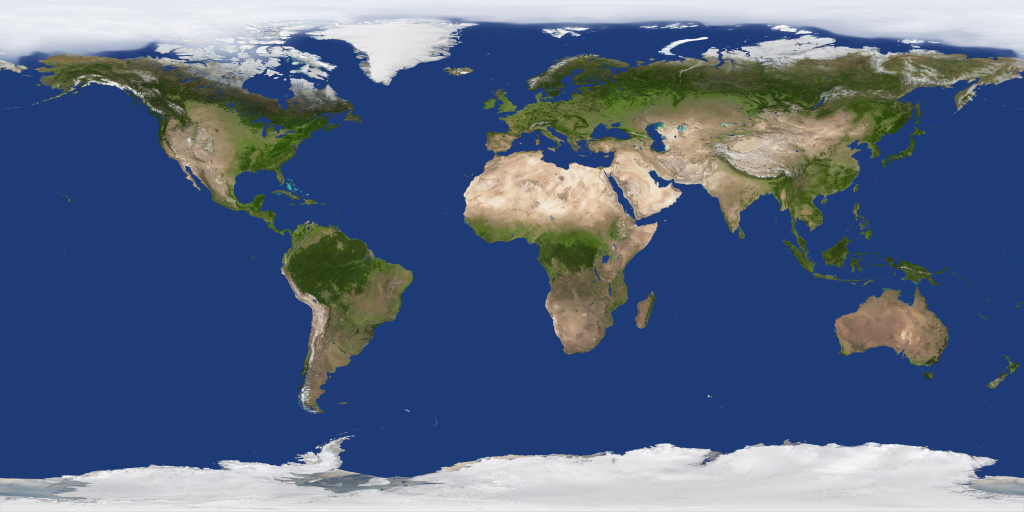
#> input picture tools/almanac/2k_earth_daymap.jpg, 2048 x 1024 px (shown at 1/2 size)
$ python make_texture.py 2k_earth_daymap.jpg earth_day
#> lines starting #> are read from the running program, lines starting #| are printed output that depends on the picture
#!/usr/bin/env python3
# make_texture.py -- equirectangular texture -> TEX1 binary for the Almanac's
# textured globe modes (Earth photo mode, Moon photo mode, Planetarium).
#
# Sources: Solar System Scope textures (CC BY 4.0, NASA-derived imagery)
#   https://www.solarsystemscope.com/textures/
# These are imagery, not measured data: clouds are a static snapshot and
# sunspots are baked in. Orientation math elsewhere in the suite remains
# host-verified; texture files are attributed art. See README.
#
# Pipeline (identical to globe_tuner.html, where these curves were chosen):
#   RGB -> Rec.709 luminance -> v**gamma -> (v-0.5)*contrast + 0.5 + bright
#   -> clamp -> quantize to 8-bit rows.
# Dithering happens ON DEVICE (Floyd-Steinberg, serpentine) so partial
# renders and future modes can re-dither without re-converting.
#
# Format TEX1 (little-endian):
#   0  "TEX1"
#   4  uint16 width
#   6  uint16 height
#   8  width*height bytes, 8-bit luminance, row-major, row 0 = lat +90,
#      col 0 = lon -180 (matches globe.bin conventions)
#
# Usage:
#   python make_texture.py 2k_earth_daymap.jpg earth_day
#   python make_texture.py --all      (expects the 2k_*.jpg files beside it)
#
# Output goes to tex_<name>.bin; copy to SD card root. (The tex_ prefix
# keeps the Moon texture clear of /moon.bin, the IAU features file.)
import sys, os, struct
from PIL import Image
import numpy as np

TW, TH = 1024, 512

# Approved curves -- chosen by eye in globe_tuner.html, 2026-07-15.
# Device dither mode for all bodies: Floyd-Steinberg.
SETTINGS = {
    "moon":         {"gamma": 0.80, "bright": 0.00, "contrast": 3.00},
    "sun":          {"gamma": 0.80, "bright": 0.00, "contrast": 3.00},
    "earth_day":    {"gamma": 0.80, "bright": 0.00, "contrast": 2.40},
    "earth_clouds": {"gamma": 0.80, "bright": 0.00, "contrast": 2.40},
    "earth_night":  {"gamma": 1.21, "bright": 0.50, "contrast": 2.20},
    # Planetarium bodies (untuned yet: neutral until run through the tuner)
    "default":      {"gamma": 1.00, "bright": 0.00, "contrast": 1.00},
}

DEFAULT_FILES = {
    "earth_day":    "2k_earth_daymap.jpg",
    "earth_night":  "2k_earth_nightmap.jpg",
    "earth_clouds": "2k_earth_clouds.jpg",
    "moon":         "2k_moon.jpg",
    "sun":          "2k_sun.jpg",
    # Planetarium bodies -- same Solar System Scope 2K set; tune curves in
    # globe_tuner.html and add entries to SETTINGS when you have favourites.
    "mercury":      "2k_mercury.jpg",
    "venus":        "2k_venus_atmosphere.jpg",
    "mars":         "2k_mars.jpg",
    "jupiter":      "2k_jupiter.jpg",
    "saturn":       "2k_saturn.jpg",
    "uranus":       "2k_uranus.jpg",
    "neptune":      "2k_neptune.jpg",
}

def convert(src, name):
#> called with src = '2k_earth_daymap.jpg', name = 'earth_day'
    s = SETTINGS.get(name, SETTINGS["default"])
    im = Image.open(src).convert("L").resize((TW, TH), Image.LANCZOS)
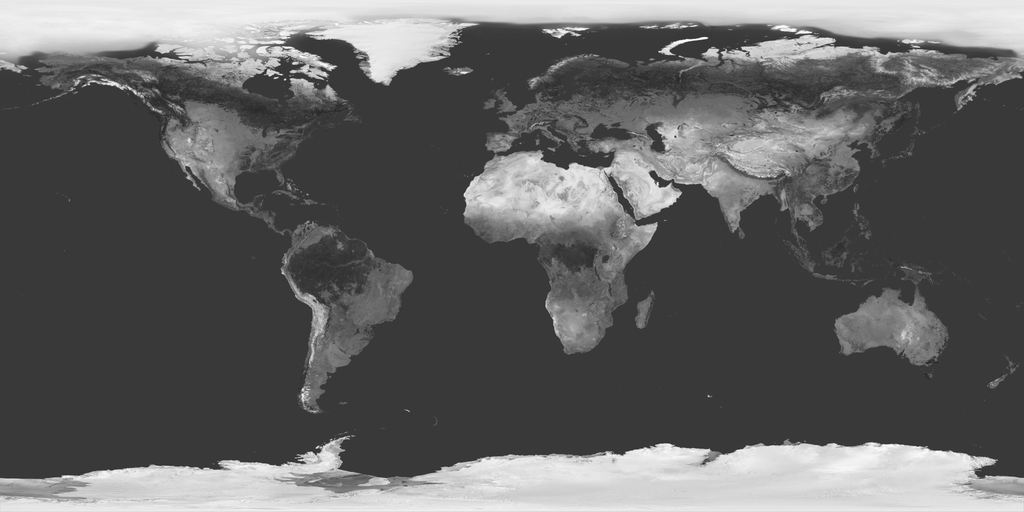
#> im: PIL image 1024x512 L; min 39, max 255, mean 99.4
    v = np.asarray(im, dtype=np.float64) / 255.0
    v = np.power(np.clip(v, 0, 1), s["gamma"])
    v = (v - 0.5) * s["contrast"] + 0.5 + s["bright"]
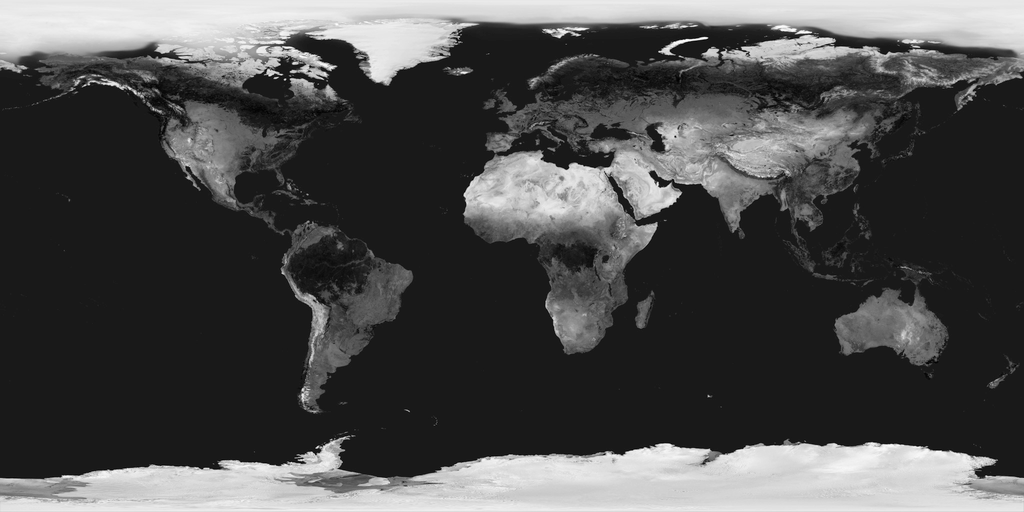
#> v: shape (512, 1024) float64; min -0.166, max 1.7, mean 0.397; drawn with min black and max white
    v = np.clip(v, 0, 1)
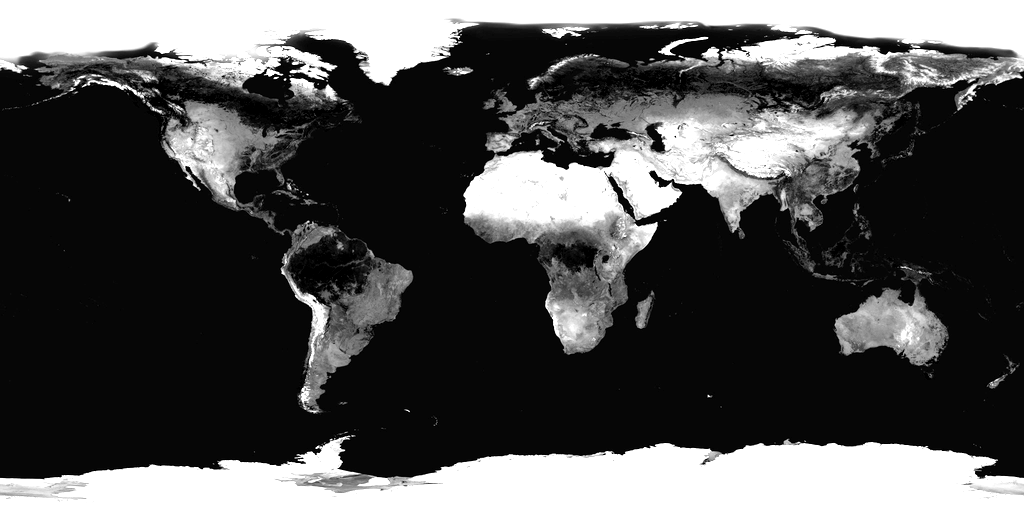
#> v: shape (512, 1024) float64; min 0, max 1, mean 0.316
    data = (v * 255.0 + 0.5).astype(np.uint8)
    out = "tex_" + name + ".bin"
    with open(out, "wb") as f:
        f.write(b"TEX1")
        f.write(struct.pack("<HH", TW, TH))
        f.write(data.tobytes())
    print("%s: %dx%d, %d bytes  (gamma %.2f  bright %+.2f  contrast %.2f)" % (
        out, TW, TH, os.path.getsize(out), s["gamma"], s["bright"], s["contrast"]))

if __name__ == "__main__":
    if len(sys.argv) == 2 and sys.argv[1] == "--all":
        for name, fn in DEFAULT_FILES.items():
            if os.path.exists(fn):
                convert(fn, name)
            else:
                print("skip %s: %s not found" % (name, fn))
    elif len(sys.argv) == 3:
        convert(sys.argv[1], sys.argv[2])
    else:
        print(__doc__ or "usage: make_texture.py <image> <name> | --all")
        sys.exit(1)
